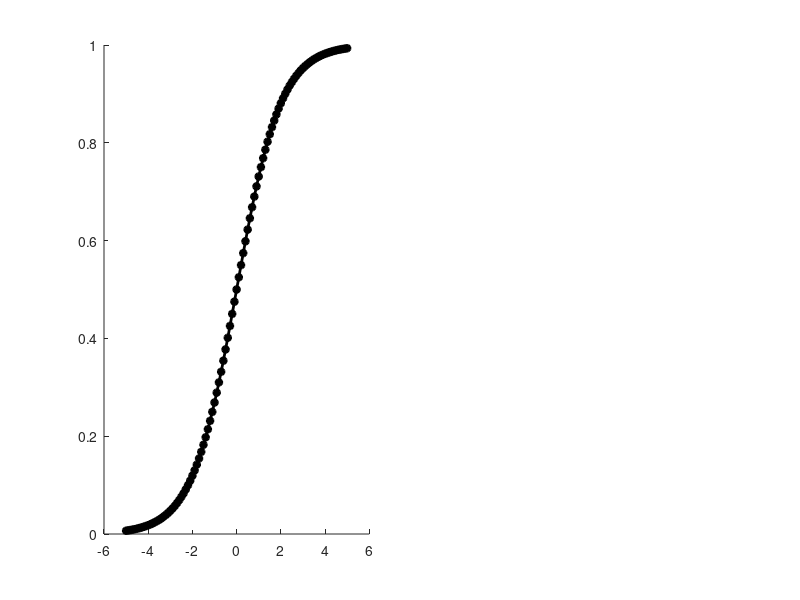

Reproduce this figure in MATLAB. (Note: this script raises an error after producing the figure.)
%% Navigating Neural Networks
% Jon Moler, Neuroscience Coding Club - 5/15/26
% The purpose of this code is to help bridge the gap between the
% fundamental concepts behind neural networks and how they are built within
% example codes. This is a general concept map of each step of the neural
% network, and what happens to the 'signal' as it travels through the
% neuron-neuron chain of the network.



%% Part 1: The Components of a 'Neuron'

% These represent signals coming into the neuron (Synaptic Input)
% We will assume our neuron is receiving 3 distinct inputs
firstInput = rand(1);
secondInput = rand(1);
thirdInput = rand(1);
initialInputs = [firstInput,secondInput,thirdInput];

% These represents how strong each input is, respectively (Synaptic Strength)
firstWeight = rand(1)*2-1;
secondWeight = rand(1)*2-1;
thirdWeight = rand(1)*2-1;
connectivityWeights = [firstWeight,secondWeight,thirdWeight];

% This represents the end value after combining all the inputs (Dendritic Integration/Summation)
% Remember that each 'input' to the neuron starts as an 'output' from
% another neuron. So we need to adjust that incoming signal based on how
% strong the connection is, then add them together.
adjustedInputs = initialInputs.*connectivityWeights;
summedInputs = sum(adjustedInputs);

% The 'dot' between the inputs and weights in the equation above just means 
% that you do the math at each position between the two vectors being multiplied.
% The first element of initialInputs (0.5) will be multiplied by the first
% element of connectivityWeights (0.8), then repeat for the second element 
% of each, so on and so forth. This means that each vector must be the same 
% size in both dimensions (rows and columns), so keep that in mind.


% Bias: This represents the 'baseline' level for the neuron (Intrinsic Excitability)
% This is added to the input on the neuron, and can be thought of as the
% neuron's natural state. In the absence of all other singals, this value
% will still be present as an input for the Activation Function later.
theBias = rand(1);
biasedInput = summedInputs + theBias;


% Apply your Activation Function (How the neuron 'transforms' the input)

% There are a lot of different Activation Functions, in the same way there
% are a lot of different kinds of neurons with unique responses to signals.
% The choice of what math/equation you use for your Activation Function
% comes down to what role you want your neuron to play in the circuit. 
% For this example, I'm choosing a function that takes the summed/biased 
% input and applies math with a 'Sigmoid' shaped result. Why did I choose
% it? Because it was the second equation that came up when I Googled
% "Activation Function equations". You should probably put more thought
% into this than I did.

% Example figure for what Activation Function does to the input
figure(1)
set(gcf,'Position',[100 200 1400 760])
clf
subplot(1,2,1)
hold on
% Sigmoid
sigFunction = [];
fakeInputs =  -5:0.1:5;
for inputNum = 1:length(fakeInputs)
    thisInput = fakeInputs(inputNum);
    sigFunction(inputNum) = 1/(1+exp(-thisInput));
end
sigPlot = plot(fakeInputs,sigFunction,'-k','LineWidth',2,'Marker','*');
sigPlot.MarkerSize = 5;
sigPlot.MarkerEdgeColor = 'red';
sigAx = gca;
sigAx.XAxis.FontSize = 20;
sigAx.YAxis.FontSize = 20;
title('Sigmoid','FontSize',40)
xlabel('Summed/Biased Input Values','FontSize',30)
ylabel('Output Values','FontSize',30)

subplot(1,2,2)
hold on
reLuFunction = [];
for inputNum = 1:length(fakeInputs)
    thisInput = fakeInputs(inputNum);
    reLuFunction(inputNum) = max(0,thisInput);
end
reLuPlot = plot(fakeInputs,reLuFunction,'-k','LineWidth',2,'Marker','*');
reLuPlot.MarkerSize = 5;
reLuPlot.MarkerEdgeColor = 'red';
reLuAx = gca;
reLuAx.XAxis.FontSize = 20;
reLuAx.YAxis.FontSize = 20;
title('ReLU','FontSize',30)
xlabel('Summed/Biased Input Values','FontSize',30)
ylabel('Output Values','FontSize',30)
sgtitle('Activation Function Examples','FontSize',40)


% After applying the Activation Function, you have your Output
theOutputSig = 1/(1+exp(-biasedInput));
theOutputReLU = max(0,biasedInput);

subplot(1,2,1)
plot(biasedInput,theOutputSig,'ob','MarkerSize',10,'LineWidth',1)
subplot(1,2,2)
plot(biasedInput,theOutputReLU,'ob','MarkerSize',10,'LineWidth',1)


% Review the steps using example figure
figure(2)
set(gcf,'Position',[100 200 1800 760])
clf
hold on
inputColors = ["-b","-r","-g"];
for inputNum = 1:length(initialInputs)
    firstStep = [initialInputs(inputNum) initialInputs(inputNum)];
    secondStep = [initialInputs(inputNum) adjustedInputs(inputNum)];
    thirdStep = [adjustedInputs(inputNum) summedInputs];
    comboStep = [firstStep, secondStep, thirdStep];
    plot(comboStep,inputColors(inputNum),'LineWidth',3)
end

fourthStep = [summedInputs biasedInput];
fifthStep = [biasedInput theOutputSig];
comboStep = [fourthStep, fifthStep];
plot(6:9,comboStep,'-k','LineWidth',3)
xlim([0 10])
ylim([-2 2])
xticks([2,4,6,8])
xticklabels(["Original Inputs", "Weight Adjustment", "Sum the Inputs", "Apply Activation Function"])
text(1.7,-1.5,'$Input$','FontSize',20, 'Interpreter', 'latex')
text(3.3,-1.5,'$Input*Weight$','FontSize',20, 'Interpreter', 'latex')
text(5.2,-1.5,'$\sum{(Input*Weight)}$','FontSize',20, 'Interpreter', 'latex')
text(7.05,-1.5,'$\frac{1}{1+exp(\sum(Input*Weight))}$','FontSize',23, 'Interpreter', 'latex')
figAx = gca;
figAx.XAxis.FontSize = 20;
figAx.YAxis.FontSize = 20;
title('Signal Path: Input -> Sigmoid Output','FontSize',40)
ylabel('Value of Signal','FontSize',30)
xline([1,3,5,7,9])
yline(0,'--k')


% Same, but for ReLU Activation Function
figure(3)
set(gcf,'Position',[100 200 1800 760])
clf
hold on

inputColors = ["-b","-r","-g"];
for inputNum = 1:length(initialInputs)
    firstStep = [initialInputs(inputNum) initialInputs(inputNum)];
    secondStep = [initialInputs(inputNum) adjustedInputs(inputNum)];
    thirdStep = [adjustedInputs(inputNum) summedInputs];
    comboStep = [firstStep, secondStep, thirdStep];
    plot(comboStep,inputColors(inputNum),'LineWidth',3)
end

fourthStep = [summedInputs biasedInput];
fifthStep = [biasedInput theOutputReLU];
comboStep = [fourthStep, fifthStep];
plot(6:9,comboStep,'-k','LineWidth',3)
xlim([0 10])
ylim([-2 2])
xticks([2,4,6,8])
xticklabels(["Original Inputs", "Weight Adjustment", "Sum the Inputs", "Apply Activation Function"])
text(1.7,-1.5,'$Input$','FontSize',20, 'Interpreter', 'latex')
text(3.3,-1.5,'$Input*Weight$','FontSize',20, 'Interpreter', 'latex')
text(5.2,-1.5,'$\sum{(Input*Weight)}$','FontSize',20, 'Interpreter', 'latex')
text(7.25,-1.2,'$  x>0  f(x) = x$','FontSize',23, 'Interpreter', 'latex')
text(7.4,-1.5,'$ otherwise $','FontSize',23, 'Interpreter', 'latex')
text(7.45,-1.8,'$f(x) = 0$','FontSize',23, 'Interpreter', 'latex')
figAx = gca;
figAx.XAxis.FontSize = 20;
figAx.YAxis.FontSize = 20;
title('Signal Path: Input -> ReLU Output','FontSize',40)
ylabel('Value of Signal','FontSize',30)
xline([1,3,5,7,9])
yline(0,'--k')





%%  Part 2: Follow the logic, create a multi-layered network that takes an input
% We will use the logic above to create 'neurons', which we will assign to
% one of three layers. Each layer will be assigned a number of neurons, and every 
% neuron within a layer will share the same activation function. Weights
% for each neuron will be randomized at the start.
% ** NOTE: This does not work correctly, the backpropagation is probably inefficient,
%          and overall it fails at its job. I am keeping it in because this was meant
%          to show my train of thought as I was trying to learn about how the networks
%          are built. Maybe this could serve as a good tutorial for how to fix poorly
%          implemented neural networks.

%% Prep MNIST input arrays
% Load MNIST dataset from the mnistData folder
convertMNIST
mnist = load('mnist.mat');

% Pick a subset of x# of images for training
numImages = 1000;
randPick = randperm(numImages);
trainImg = mnist.training.images(:,:,randPick);
trainLbl = mnist.training.labels(randPick);

% Convert the 0-9 labels to something called one-hot encoding format
oneHotLabels = zeros(length(trainLbl),10);
for thisLabel = 1:length(trainLbl)
    oneHotLabels(thisLabel,trainLbl(thisLabel)+1) = 1;
end


% Initialize each layer, build el networko
% Decide the number of neurons in each layer
numInputs = prod(size(trainImg,[1,2]));
layerOneNum = 128;
layerTwoNum = 64;
layerThreeNum = 10; % Number of possible values from MNIST

% Reminder: The 'Learning' comes from updating these weights and biases
theWeights{1} = randn(layerOneNum,numInputs)*0.1;
theWeights{2} = randn(layerTwoNum,layerOneNum)*0.1;
theWeights{3} = randn(layerThreeNum,layerTwoNum)*0.1;
theBiases{1} = zeros(layerOneNum,1);
theBiases{2} = zeros(layerTwoNum,1);
theBiases{3} = zeros(layerThreeNum,1);

% Prep the 'Results' structure, iterate the network through the math
learningRate = 0.01;
numIterations = 100;
theResults.loss = zeros(numImages,numIterations);
theResults.correctYesNo = zeros(numImages,numIterations);


theWaiting = waitbar(1/numIterations,'Waiting For Iterations to Complete');
for iterNum = 1:numIterations

    waitbar(iterNum/numIterations)

    for thisImage = 1:length(trainImg)
        flatImage = trainImg(:,:,thisImage);
        flatImage = flatImage(:);
        theOneHot = oneHotLabels(thisImage,:)';

        % Apperantly, the ORDER in which you put these is important. I
        % don't know why, its stupid, I thought math was math, but turns
        % out math is magic. So, the weights need to be first, then
        % multiply them by the flattened image.
        inputToLayer1 = theWeights{1}*flatImage+theBiases{1};
        outputFromLayer1 = max(0,inputToLayer1); % Activation Function: ReLU

        inputToLayer2 = theWeights{2}*outputFromLayer1+theBiases{2};
        outputFromLayer2 = max(0,inputToLayer2);

        % This is the 'Output Layer', which we will pull from to gauge the
        % effectiveness of our network
        inputToLayer3 = theWeights{3}*outputFromLayer2+theBiases{3};

        % Softmax, a technique used on the results from the output layer
        % to judge the probability of the results being correct.
        softMaxStep1 = exp(inputToLayer3-max(inputToLayer3));
        % Softmax builds a 'probability distribution', so that the results
        % from the second step represent the percent probability that the
        % image is the class (the number) that the neuron's position represents
        softMaxStep2 = softMaxStep1/sum(softMaxStep1);

        % A 'Loss Function'. Basically, how 'wrong' was our network? This
        % is used to determined how the weights and biases are adjusts for
        % the next iteration. 
        theLoss = -sum(theOneHot.*log(softMaxStep2+1e-8));

        % The backpropagation step. This is where the adjustsments are made to
        % try and improve the performance of the network. This is a
        % reverse-order process that calculates STUFF starting from the
        % last layer and ending in the first layer, then applies the
        % changes before the start of the next full iteration.

        % Output layer backprop
        backPropLayer3 = softMaxStep2-theOneHot;
        backWeight{3} = backPropLayer3*outputFromLayer2';

        % Layer 2 backprop
        backLayer2 = theWeights{3}'*backPropLayer3;
        backPropLayer2 = backLayer2.*(inputToLayer2>0);
        backWeight{2} = backPropLayer2*outputFromLayer1';

        % Layer 1 backprop
        backLayer1 = theWeights{2}'*backPropLayer2;
        backPropLayer1 = backLayer1.*(inputToLayer1>0);
        backWeight{1} = backPropLayer1*flatImage';

        % Update the original structures with the new values
        theWeights{1} = theWeights{1}-learningRate*backWeight{1};
        theBiases{1} = theBiases{1}-learningRate*backPropLayer1;
        theWeights{2} = theWeights{2}-learningRate*backWeight{2};
        theBiases{2} = theBiases{2}-learningRate*backPropLayer2;
        theWeights{3} = theWeights{3}-learningRate*backWeight{3};
        theBiases{3} = theBiases{3}-learningRate*backPropLayer3;

        % Record the loss and see how often the network was correct over iterations 
        theResults.loss(thisImage,iterNum) = theLoss;
        theResults.correctYesNo(thisImage,iterNum) = find(theOneHot==1)==find(softMaxStep2==max(softMaxStep2));
    end
    
end

close(theWaiting)
